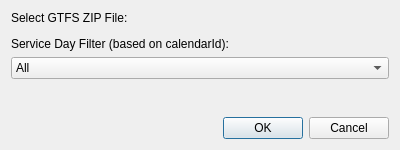
<?xml version="1.0" encoding="UTF-8"?>
<ui version="4.0">
 <class>GTFSLoaderDialogBase</class>
 <widget class="QDialog" name="GTFSLoaderDialogBase">
  <property name="geometry">
   <rect>
    <x>0</x>
    <y>0</y>
    <width>400</width>
    <height>150</height>
   </rect>
  </property>
  <property name="windowTitle">
   <string>GTFS 2 GIS</string>
  </property>
  <layout class="QVBoxLayout" name="verticalLayout">
   <item>
    <widget class="QLabel" name="label">
     <property name="text">
      <string>Select GTFS ZIP File:</string>
     </property>
    </widget>
   </item>
   <item>
    <widget class="QWidget" name="fileWidget" native="true">
    </widget>
   </item>
    <item>
     <widget class="QLabel" name="label_2">
      <property name="text">
       <string>Service Day Filter (based on calendarId):</string>
      </property>
     </widget>
    </item>
    <item>
     <widget class="QComboBox" name="serviceDayCombo">
      <item>
       <property name="text">
        <string>All</string>
       </property>
      </item>
      <item>
       <property name="text">
        <string>Weekday</string>
       </property>
      </item>
      <item>
       <property name="text">
        <string>Saturday</string>
       </property>
      </item>
      <item>
       <property name="text">
        <string>Sunday</string>
       </property>
      </item>
     </widget>
    </item>
    <item>
     <spacer name="verticalSpacer">
      <property name="orientation">
       <enum>Qt::Vertical</enum>
      </property>
      <property name="sizeHint" stdset="0">
       <size>
        <width>20</width>
        <height>20</height>
       </size>
      </property>
     </spacer>
    </item>
   <item>
    <widget class="QDialogButtonBox" name="buttonBox">
     <property name="orientation">
      <enum>Qt::Horizontal</enum>
     </property>
     <property name="standardButtons">
      <set>QDialogButtonBox::Cancel|QDialogButtonBox::Ok</set>
     </property>
    </widget>
   </item>
  </layout>
 </widget>
 <resources/>
 <connections>
  <connection>
   <sender>buttonBox</sender>
   <signal>accepted()</signal>
   <receiver>GTFSLoaderDialogBase</receiver>
   <slot>accept()</slot>
  </connection>
  <connection>
   <sender>buttonBox</sender>
   <signal>rejected()</signal>
   <receiver>GTFSLoaderDialogBase</receiver>
   <slot>reject()</slot>
  </connection>
 </connections>
</ui>
